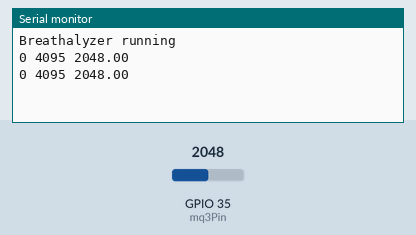
Bench run of a sketch on a simulated ESP32. Shown: the last lines printed to the serial monitor. Inputs (shaded band) come from the test bench; at power-on: GPIO 35 (mq3Pin) = 2048.

Above: at 1.2 s.
1.3 s: GPIO 35 (mq3Pin) set to 2866
At 1.73 s:
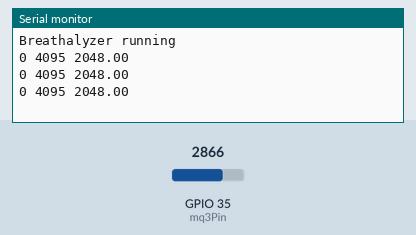
2.8 s: GPIO 35 (mq3Pin) set to 3603
At 3.16 s:
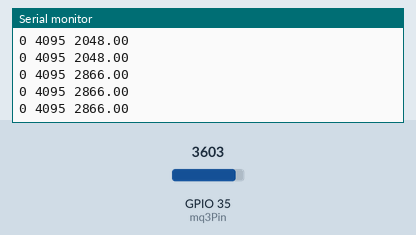
Timing chart, 0 to 5.8 s (numbered marks = the images above; inputs shaded):
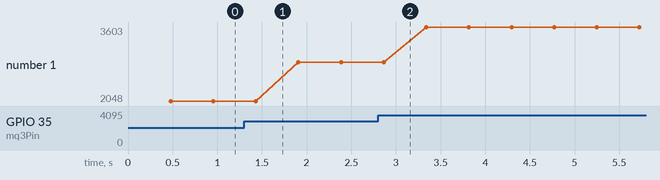

The sketch:

main.ino
```cpp
const int mq3Pin = 35;
//const int LED = 34;

void sort(float tab[]) {
  float temp;
  for (int i = 0; i < 18; i++) {
    for (int j = i + 1; j < 19; j++) {
      if (tab[j] < tab[i]) {
        temp = tab[i];
        tab[i] = tab[j];
        tab[j] = temp;
      }
    }
  }
}


void setup() {
  Serial.begin(9600);
  pinMode(mq3Pin, INPUT);
  //pinMode(LED, OUTPUT);
  Serial.println("Breathalyzer running");
}


void loop() {
  float tab[19] = {};
  for (int i = 0; i < 19; i++) {
    tab[i] = analogRead(mq3Pin);
    delay(25);
  }
  sort(tab);
  Serial.print("0");
  Serial.print(" ");
  Serial.print("4095");
  Serial.print(" ");
  Serial.println(tab[10]);
}
```

Measured:
- plotted number 1: 2048 → 2866 after the input at 1.3 s, 2866 → 3603 after the input at 2.8 s
